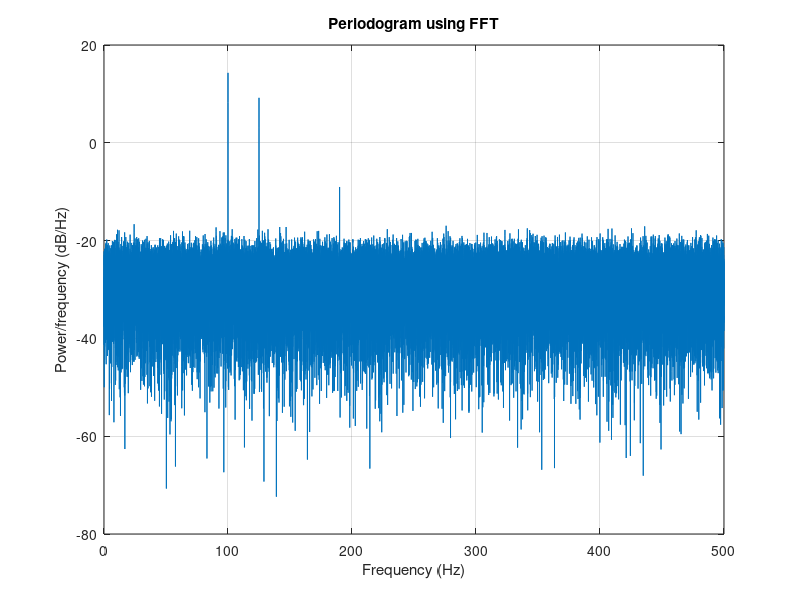
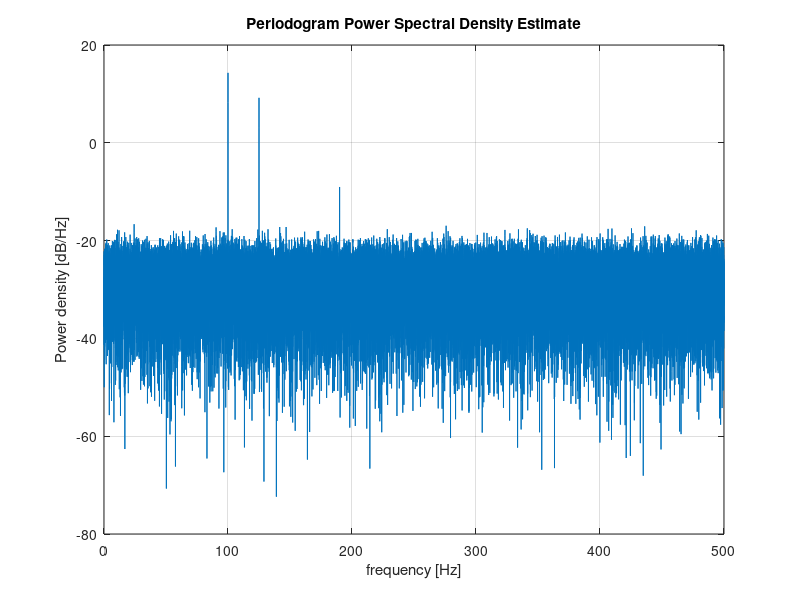
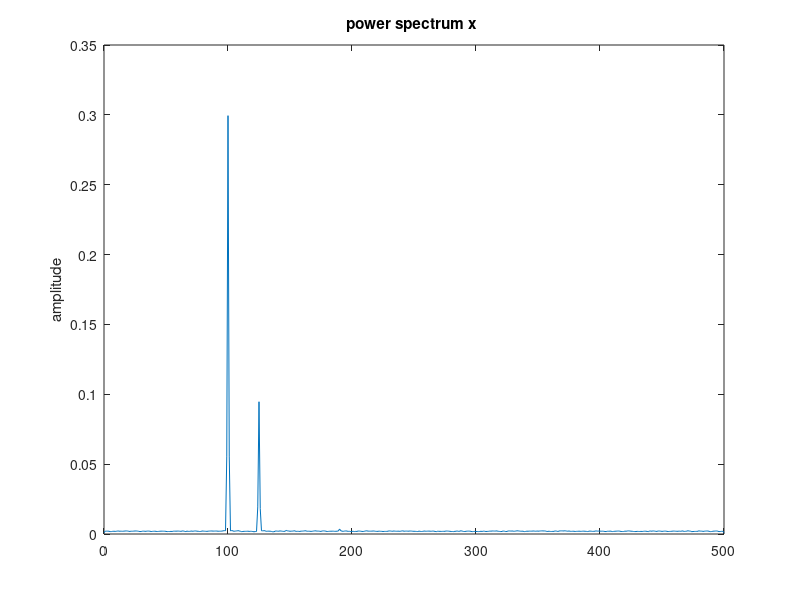

The MATLAB source for these figures, in order: (Note: this script raises an error after producing the figures.)
%% PSD Estimate

% Create signal consisting of three sinusoids in additive 
% $N(0,1)$ white Gaussian noise. The sinusoids' frequencies are 100 Hz, 
% 150 Hz, and 190 Hz. The sampling frequency is 1 kHz, and the signal has 
% a duration of 1 s.
clear, clc, close all

% Set the random number generator to the default settings for reproducible 
% results
rng default 

fs = 1000; % inserte un numero par
dt = 1/fs;
t = 0:dt:100-dt;
N = length(t);
f = [100; 125; 190];
x = 0.9*sin(2*pi*f(1)*t + 1)' + ...
    0.5*sin(2*pi*f(2)*t + 2)' + ...
    0.05*sin(2*pi*f(3)*t + 3)' + ...
   randn(N, 1);

%% Obtain the periodogram using the fft
%window = rectwin(N); 
window = hann(N);

xdft = fft(x.*window);
xdft = xdft(1:N/2+1);
psdx = dt*abs(xdft).^2/sum(window.^2);

% Multiply the positive and negative frequencies by a factor of 2. 
% Zero frequency (DC) and the Nyquist frequency do not occur twice
psdx(2:end-1) = 2*psdx(2:end-1);
freq = 0:fs/N:fs/2;

figure
plot(freq, 10*log10(psdx))
grid on
title('Periodogram using FFT')
xlabel('Frequency (Hz)')
ylabel('Power/frequency (dB/Hz)')

%% Periodogram estimate
nfft = length(x);
figure; periodogram(x,window,nfft,fs)
psd_periodogram = periodogram(x,window,nfft,fs);
% Observe que ambos metodos producen la misma salida
maxerr = max(psdx - psd_periodogram)

% Notas sobre la funcion periodogram():
% Cuando no se especifica "window", usa por defecto la rectwin()
% x y window deben tener la misma longitud

%% Welch's method
% Repeating the experiment several times and averaging would remove the 
% spurious spectral peaks and yield more accurate power measurements. You 
% can achieve this averaging using the pwelch function. This function will 
% take a large data vector, break it into smaller segments of a specified 
% length, compute as many periodograms as there are segments, and average 
% them. As the number of available segments increases, the pwelch function 
% will yield a smoother power spectrum (less variance) with power values 
% closer to the expected values.
nfft   = 1000;
window = 1000; % usa ventanna de Hamming
noverlap = []; % usa 50% de window como overlap
figure; pwelch(x,window,noverlap,nfft,fs)

% Este es aproximadamente el promedio de floor(N/length(window)) ventanas

% As seen on the plot, pwelch effectively removes all the spurious frequency 
% peaks caused by noise. The spectral component at 190 Hz that was buried 
% in noise is now visible. Averaging removes variance from the spectrum and 
% this effectively yields more accurate power measurements.

%% Measuring Total Average Power
% Primero se mide en el dominio del tiempo
pwr = sum(x.^2)/N % in watts

% Luego se mide en el dominio de la frecuencia
% length(window) = tamano del vector al que se le sacara la fft
% noverlap = numero de muestras a traslapar
noverlap = 0;
window = rectwin(nfft);
[Pxx_welch,F_welch] = pwelch(x,window,noverlap,nfft,fs);
pwr1 = sum(Pxx_welch) % in watts

% Ambas cantidades son iguales (Parseval) si no se usa ventana = rectwin(N)

% figure
% plot(F_welch,10*log10(Pxx_welch));
% legend('pwelch PSD Estimate')

%% Thompson's multitaper PSD estimation method
% Ver detalles en: 
% http://www.mathworks.com/help/signal/ref/pmtm.html
nw = [];
figure; pmtm(x,nw,nfft,fs)

return
